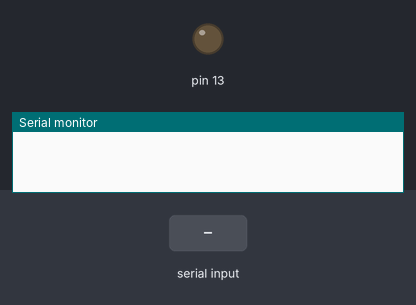
Bench run of a sketch on a simulated Arduino Uno, built with avr-gcc and run on an emulated ATmega328P. On the bench: output pins drawn as LEDs (lit = HIGH), the last lines printed to the serial monitor. The test bench sets the inputs (shaded band).

Above: at 1.2 s.
1.3 s: "h" received over Serial
At 2.2 s:
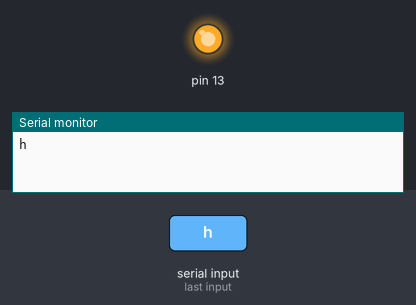
2.8 s: "p" received over Serial
At 3.4 s:
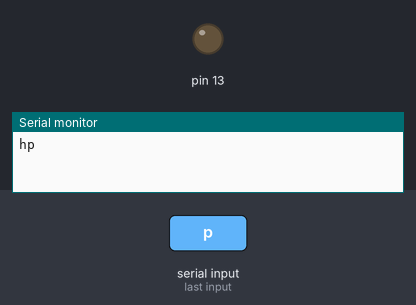
Timing chart, 0 to 5.8 s (numbered marks = the images above; inputs shaded):
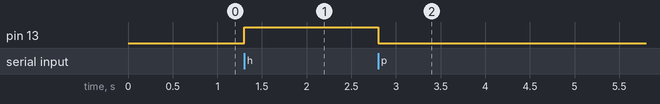

Measured:
- after the input at 1.3 s, pin 13: LOW → HIGH at once
- after the input at 2.8 s, pin 13: HIGH → LOW at once

The sketch:

hemasri.ino
```cpp
char data;
void setup() {
pinMode(13,OUTPUT);
Serial.begin(9600);
digitalWrite(13,LOW);
}
void loop() {
if (Serial.available())
{
 data=Serial.read();
Serial.print(data);
if (data=='h')
{
digitalWrite(13,HIGH);
}
else if(data=='p')
{
digitalWrite(13,LOW);
}
}

}
```
